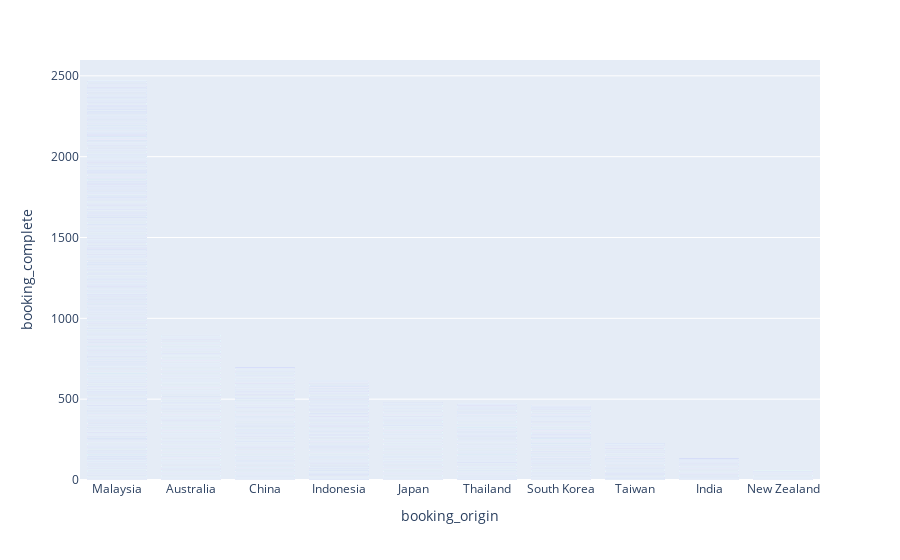
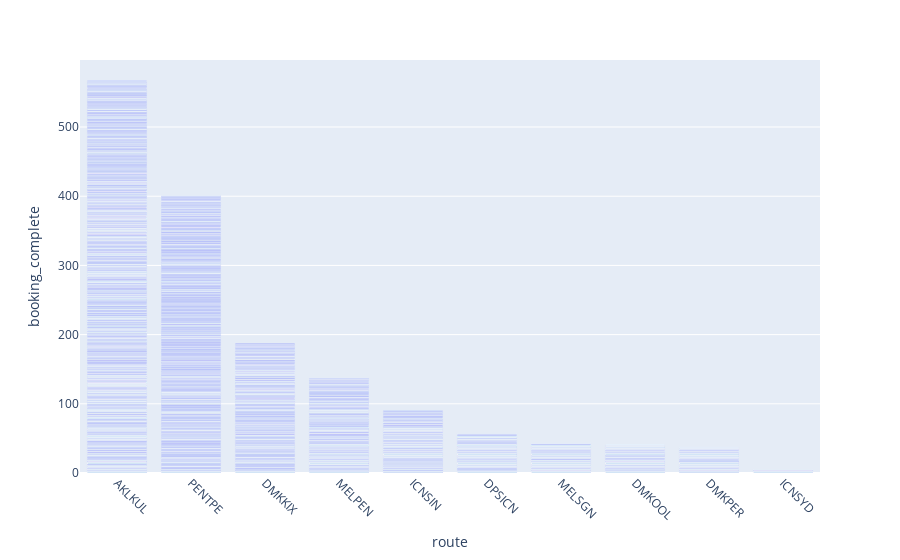

Here is the notebook cell these charts were saved with, in order:
### Code cell
_route=df['route'].value_counts().head(10).index
_booking_origin=df['booking_origin'].value_counts().head(10).index
df_route=df[df['route'].isin(_route)]
df_booking_origin=df[df['booking_origin'].isin(_booking_origin)]
fig = px.bar(df_booking_origin, x='booking_origin', y='booking_complete')
fig.update_layout(xaxis={'categoryorder':'total descending'})
fig.show()
fig2=px.bar(df_route,x=df_route['route'],y='booking_complete')
fig2.update_layout(xaxis={'categoryorder':'total descending'})
fig2.update_xaxes(tickangle=45)
fig2.show()

### Figure 1 — Plotly figure (JSON) as saved in the notebook; plotly's stock layout.template omitted (floating-point values rounded to 4 significant figures; data arrays with more than 128 entries replaced by an {"elided": "..."} marker saying what was removed)
{"data": [{"hovertemplate": "booking_origin=%{x}<br>booking_complete=%{y}<extra></extra>", "legendgroup": "", "marker": {"color": "#636efa", "pattern": {"shape": ""}}, "name": "", "orientation": "v", "showlegend": false, "textposition": "auto", "type": "bar", "x": {"elided": "45697 str values"}, "xaxis": "x", "y": {"elided": "45697 int values"}, "yaxis": "y"}], "layout": {"barmode": "relative", "legend": {"tracegroupgap": 0}, "margin": {"t": 60}, "xaxis": {"anchor": "y", "categoryorder": "total descending", "domain": [0, 1], "title": {"text": "booking_origin"}}, "yaxis": {"anchor": "x", "domain": [0, 1], "title": {"text": "booking_complete"}}}}

### Figure 2 — Plotly figure (JSON) as saved in the notebook; plotly's stock layout.template omitted (floating-point values rounded to 4 significant figures; data arrays with more than 128 entries replaced by an {"elided": "..."} marker saying what was removed)
{"data": [{"hovertemplate": "route=%{x}<br>booking_complete=%{y}<extra></extra>", "legendgroup": "", "marker": {"color": "#636efa", "pattern": {"shape": ""}}, "name": "", "orientation": "v", "showlegend": false, "textposition": "auto", "type": "bar", "x": {"elided": "9335 str values"}, "xaxis": "x", "y": {"elided": "9335 int values"}, "yaxis": "y"}], "layout": {"barmode": "relative", "legend": {"tracegroupgap": 0}, "margin": {"t": 60}, "xaxis": {"anchor": "y", "categoryorder": "total descending", "domain": [0, 1], "tickangle": 45, "title": {"text": "route"}}, "yaxis": {"anchor": "x", "domain": [0, 1], "title": {"text": "booking_complete"}}}}
